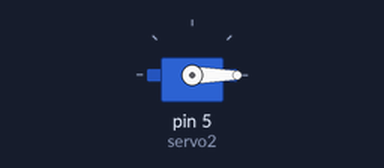
Recording of a sketch running on a simulated Arduino Uno, built with avr-gcc and run on an emulated ATmega328P. Shown: servo.

Above: at 0.05 s.
Timing chart, 0 to 3.0 s (numbered marks = the images above):
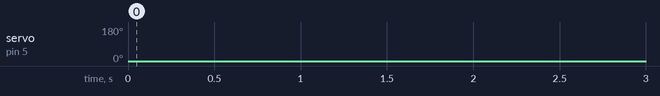

The sketch:

sketch_apr18a.ino
```cpp
#include <Servo.h>

// This is a test of having all motors start from the same initial position 0, and then wait for 5 seconds, and then move them together synchronously

// To achieve that, we need to create a simple state machine

bool isMoving = false;

// Declare servos
Servo servo1, servo2, servo3, servo4;

int pos = 0;
int step = 15;
unsigned long lastMove = 0;
const int interval = 50;  // Interval between timer
const unsigned long waitTime = 3000; // Interval at start

void setup() {
  //servo1.attach(3);
  servo2.attach(5);
  //servo3.attach(8);
  //servo4.attach(9);

  // Set initial position
  servo1.write(0);
  servo2.write(0);
  servo3.write(0);
  servo4.write(0);
}

void loop() {
  unsigned long currentMillis = millis();

  // State management
  // Check if we are still at the initial waiting period
  if (!isMoving) {
    if (currentMillis >= waitTime) {
      isMoving = true;
    }
    return;
  }


  // Movement Logic
  if (currentMillis - lastMove >= interval) {
    lastMove = currentMillis;

    pos += step;

    // Reverse direction if we hit the limits
    if (pos >= 180 || pos <= 0) {
      step = -step;
    }
    servo1.write(pos);
    servo2.write(pos);
    servo3.write(pos);
    servo4.write(pos);
  }

// CODE CONTENT FOR OTHER STUFF HERE!!!

}
```
